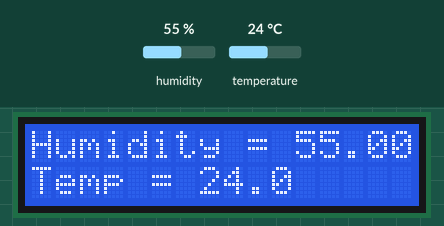
Recording of a sketch running on a simulated Arduino Uno, built with avr-gcc and run on an emulated ATmega328P. Shown: 16×2 character LCD. The inputs (shaded band) are chosen by the test bench; at power-on: humidity 55 %, temperature 24 °C.

Above: at 2.6 s.
2.7 s: humidity set to 22 %
At 6.7 s:
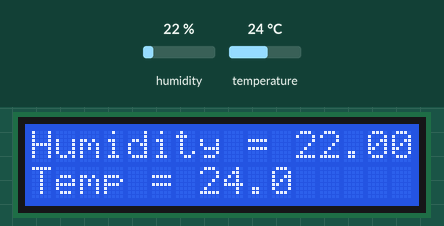
8.1 s: temperature set to 12 °C
At 10.8 s:
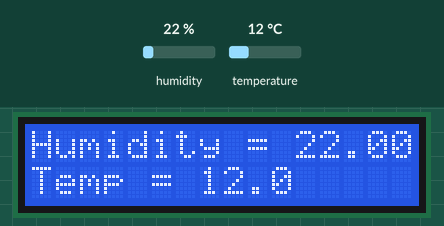
13.5 s: humidity set to 40 %
At 14.9 s:
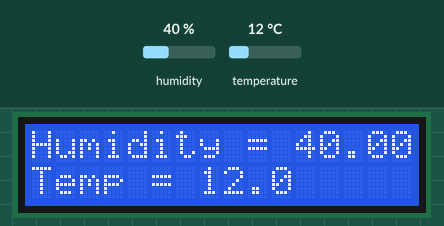
18.9 s: temperature set to 19 °C
At 23.2 s:
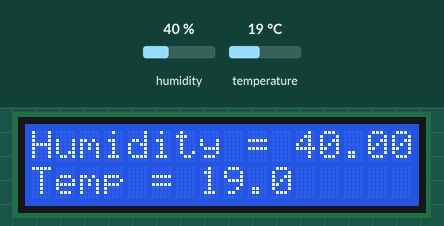
Timing chart, 0 to 24.7 s (numbered marks = the images above; inputs shaded):
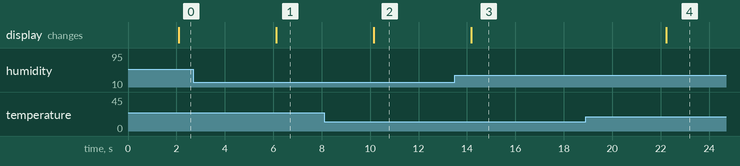

Measured:
- after the input at 2.7 s, the display: changes after 3.4 s (image 1)
- after the input at 8.1 s, the display: changes after 2.1 s (image 2)
- after the input at 13.5 s, the display: changes after 0.68 s (image 3)
- after the input at 18.9 s, the display: changes after 3.3 s (image 4)

The sketch:

dht_stable.ino
```cpp
// include the library code:
#include <LiquidCrystal.h>
#include <DHTStable.h>

#define DHTTYPE DHT11

int DHTPIN = 8;
DHTStable DHT;

// initialize the library by associating any needed LCD interface pin
// with the arduino pin number it is connected to
const int rs = 12, en = 11, d4 = 5, d5 = 4, d6 = 3, d7 = 2;
LiquidCrystal lcd(rs, en, d4, d5, d6, d7);

void setup() {
  // set up the LCD's number of columns and rows:
  lcd.begin(16, 2);
  // Print a message to the LCD.
  //lcd.print("Temperature!");
}

void loop() {
  delay(2000);
  DHT.read11(DHTPIN);

  lcd.clear();
  lcd.setCursor(0,0);
  lcd.print("Humidity = ");
  lcd.print(DHT.getHumidity());
  lcd.setCursor(0,1);
  lcd.print("Temp = ");
  lcd.print(DHT.getTemperature(), 1);

  delay(2000);

}
```
